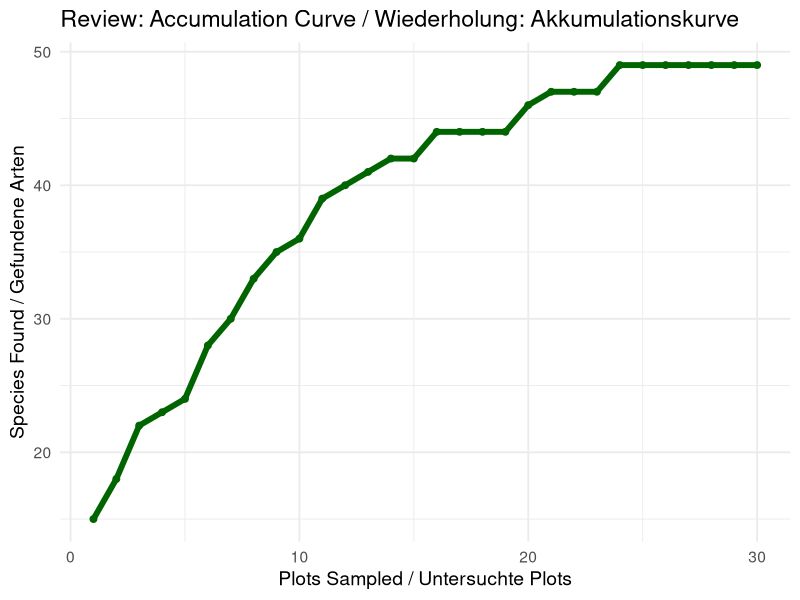
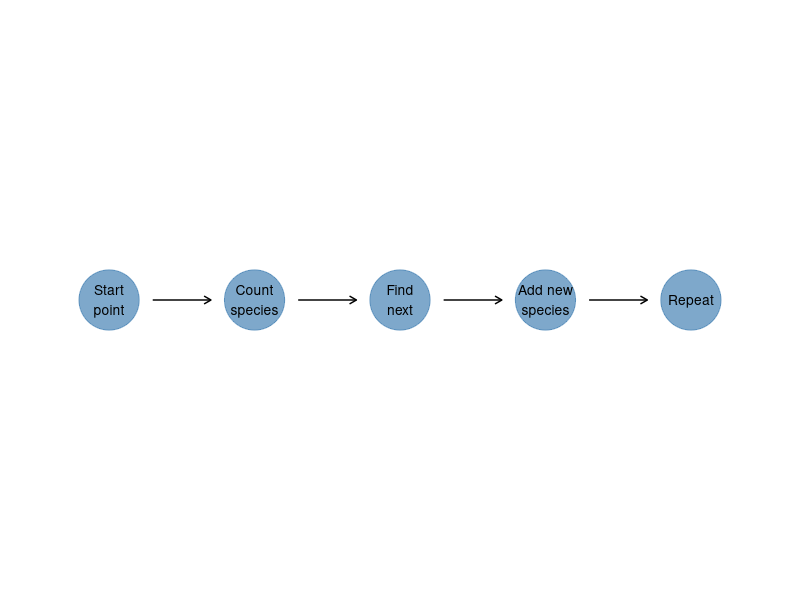
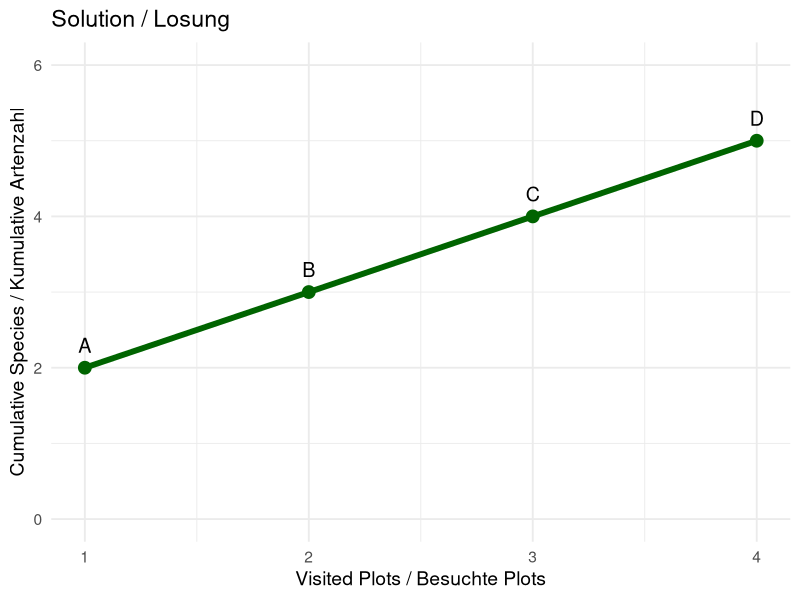
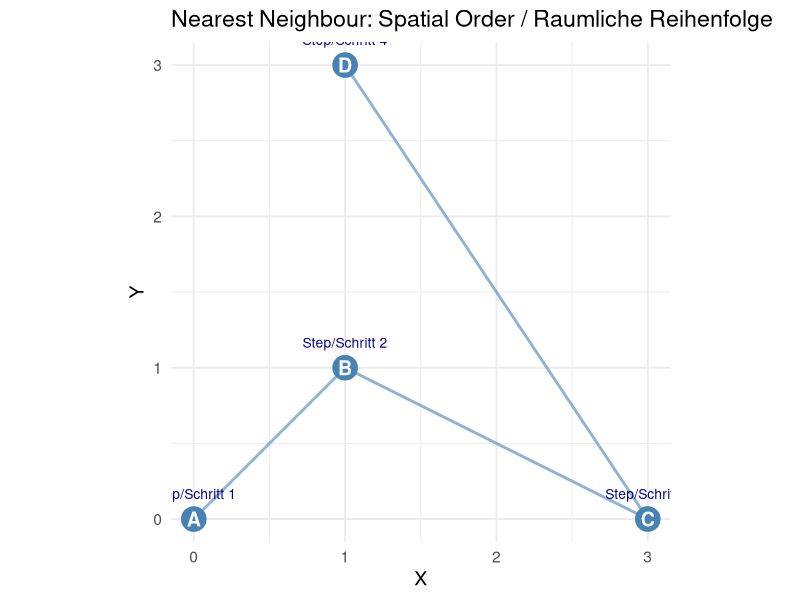
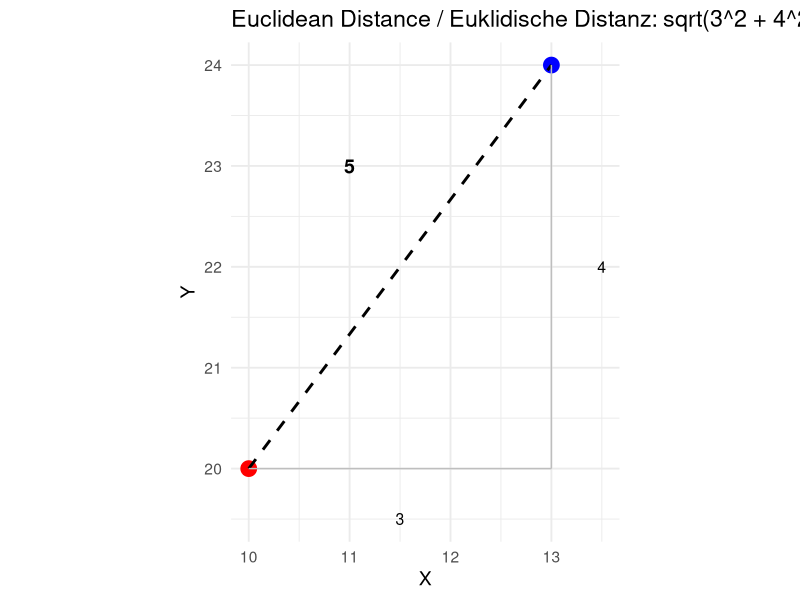
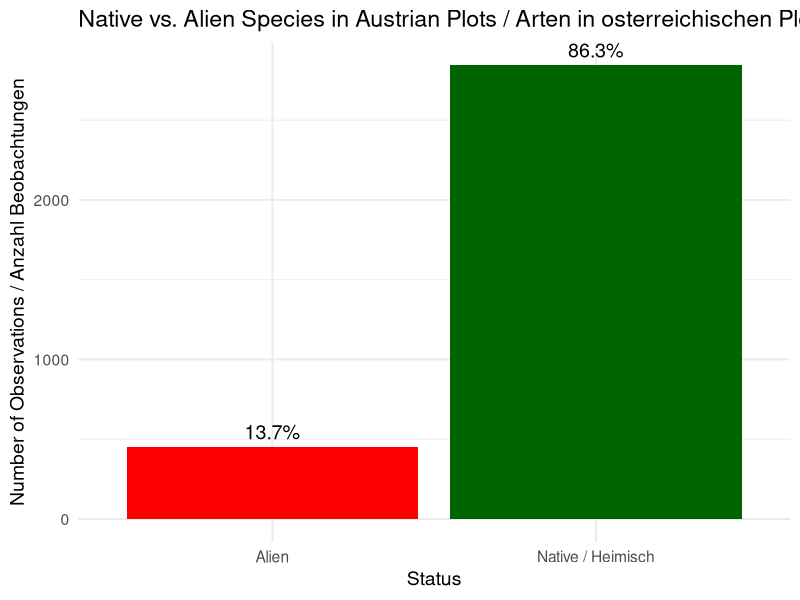
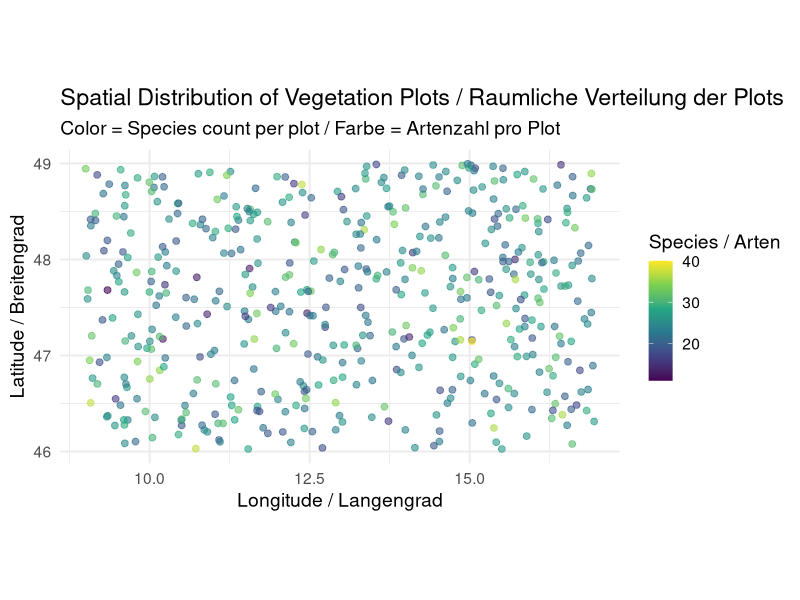
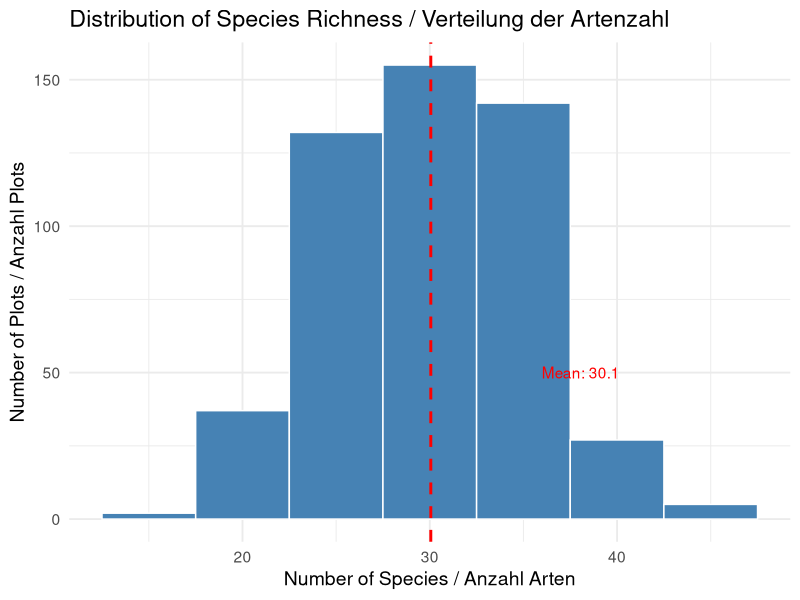

Here is the R script that generated these plots, in order:
## ---- chunk 1
knitr::opts_chunk$set(echo = FALSE, message = FALSE, warning = FALSE, fig.width = 9, fig.height = 5)
library(tidyverse)
library(knitr)
## ---- chunk 2
set.seed(123)
n_plots <- 30
species_pool <- 50

accumulation <- data.frame(plots = 1:n_plots, species = 0)
current <- 10
for(i in 1:n_plots) {
  current <- current + rbinom(1, 5, (species_pool - current) / species_pool)
  accumulation$species[i] <- current
}

ggplot(accumulation, aes(x = plots, y = species)) +
  geom_line(color = "darkgreen", linewidth = 2) +
  geom_point(color = "darkgreen", size = 2) +
  labs(title = "Review: Accumulation Curve / Wiederholung: Akkumulationskurve",
       x = "Plots Sampled / Untersuchte Plots",
       y = "Species Found / Gefundene Arten") +
  theme_minimal(base_size = 14)
## ---- chunk 3
steps <- data.frame(
  x = 1:5,
  y = 1,
  label_en = c("Start\npoint", "Count\nspecies", "Find\nnext", "Add new\nspecies", "Repeat"),
  label_de = c("Start-\npunkt", "Arten\nzahlen", "Nachsten\nPlot", "Neue Arten\naddieren", "Wieder-\nholen")
)

ggplot(steps, aes(x, y)) +
  geom_point(size = 20, color = "steelblue", alpha = 0.7) +
  geom_text(aes(label = label_en), size = 3.5) +
  geom_segment(aes(x = x + 0.3, xend = x + 0.7, y = y, yend = y),
               arrow = arrow(length = unit(0.2, "cm")),
               data = steps[1:4,]) +
  theme_void() +
  xlim(0.5, 5.5)
## ---- chunk 4
paper_solution <- data.frame(
  Plot = c("A", "B", "C", "D"),
  Reihenfolge = 1:4,
  Arten_neu = c(2, 1, 1, 1),
  Arten_kumulativ = c(2, 3, 4, 5)
)

ggplot(paper_solution, aes(x = Reihenfolge, y = Arten_kumulativ)) +
  geom_line(linewidth = 2, color = "darkgreen") +
  geom_point(size = 4, color = "darkgreen") +
  geom_text(aes(label = Plot), vjust = -1, size = 5) +
  scale_x_continuous(breaks = 1:4) +
  labs(title = "Solution / Losung",
       x = "Visited Plots / Besuchte Plots", y = "Cumulative Species / Kumulative Artenzahl") +
  theme_minimal(base_size = 14) +
  ylim(0, 6)
## ---- chunk 5
plot_coords <- data.frame(
  plot = c("A", "B", "C", "D"),
  x = c(0, 1, 3, 1),
  y = c(0, 1, 0, 3),
  order = 1:4
)

ggplot(plot_coords, aes(x, y)) +
  geom_path(arrow = arrow(length = unit(0.3, "cm")),
            linewidth = 1, color = "steelblue", alpha = 0.6) +
  geom_point(size = 8, color = "steelblue") +
  geom_text(aes(label = plot), color = "white", size = 5, fontface = "bold") +
  geom_text(aes(label = paste("Step/Schritt", order)),
            vjust = -2, size = 3.5, color = "darkblue") +
  labs(title = "Nearest Neighbour: Spatial Order / Raumliche Reihenfolge",
       x = "X", y = "Y") +
  theme_minimal(base_size = 14) +
  coord_fixed()
## ---- chunk 6
ggplot() +
  geom_point(aes(x = 10, y = 20), size = 5, color = "red") +
  geom_point(aes(x = 13, y = 24), size = 5, color = "blue") +
  geom_segment(aes(x = 10, xend = 13, y = 20, yend = 24),
               linetype = "dashed", linewidth = 1) +
  geom_segment(aes(x = 10, xend = 13, y = 20, yend = 20), color = "gray") +
  geom_segment(aes(x = 13, xend = 13, y = 20, yend = 24), color = "gray") +
  annotate("text", x = 11.5, y = 19.5, label = "3", size = 4) +
  annotate("text", x = 13.5, y = 22, label = "4", size = 4) +
  annotate("text", x = 11, y = 23, label = "5", size = 5, fontface = "bold") +
  labs(title = "Euclidean Distance / Euklidische Distanz: sqrt(3^2 + 4^2) = 5",
       x = "X", y = "Y") +
  theme_minimal(base_size = 14) +
  coord_fixed()
## ---- chunk 7
status_example <- data.frame(
  status = c("Native / Heimisch", "Alien"),
  count = c(2845, 453),
  percent = c(86.3, 13.7)
)

ggplot(status_example, aes(x = status, y = count, fill = status)) +
  geom_col() +
  geom_text(aes(label = paste0(percent, "%")), vjust = -0.5, size = 5) +
  scale_fill_manual(values = c("Native / Heimisch" = "darkgreen", "Alien" = "red")) +
  labs(title = "Native vs. Alien Species in Austrian Plots / Arten in osterreichischen Plots",
       x = "Status", y = "Number of Observations / Anzahl Beobachtungen") +
  theme_minimal(base_size = 14) +
  theme(legend.position = "none")
## ---- chunk 8
set.seed(456)
n_plots_example <- 500
plot_map <- data.frame(
  x = runif(n_plots_example, 9, 17),
  y = runif(n_plots_example, 46, 49),
  n_species = rpois(n_plots_example, 25)
)

ggplot(plot_map, aes(x, y, color = n_species)) +
  geom_point(alpha = 0.6, size = 2) +
  scale_color_viridis_c() +
  labs(title = "Spatial Distribution of Vegetation Plots / Raumliche Verteilung der Plots",
       subtitle = "Color = Species count per plot / Farbe = Artenzahl pro Plot",
       x = "Longitude / Langengrad", y = "Latitude / Breitengrad",
       color = "Species / Arten") +
  theme_minimal(base_size = 14) +
  coord_fixed(ratio = 1.5)
## ---- chunk 9
set.seed(789)
species_per_plot <- rpois(500, lambda = 25) + 5

ggplot(data.frame(n_species = species_per_plot), aes(x = n_species)) +
  geom_histogram(binwidth = 5, fill = "steelblue", color = "white") +
  geom_vline(xintercept = mean(species_per_plot),
             linetype = "dashed", color = "red", linewidth = 1) +
  annotate("text", x = mean(species_per_plot) + 8, y = 50,
           label = paste("Mean:", round(mean(species_per_plot), 1)),
           color = "red") +
  labs(title = "Distribution of Species Richness / Verteilung der Artenzahl",
       x = "Number of Species / Anzahl Arten", y = "Number of Plots / Anzahl Plots") +
  theme_minimal(base_size = 14)
## ---- chunk 10
set.seed(1)
curves_data <- data.frame()
for(seed in 1:10) {
  set.seed(seed)
  n <- 50
  curve <- data.frame(
    plots = 1:n,
    species = cumsum(c(15, pmax(0, round(10 * exp(-0.05 * 1:(n-1)) + rnorm(n-1, 0, 2))))),
    seed = paste("Start", seed)
  )
  curves_data <- rbind(curves_data, curve)
}

ggplot(curves_data, aes(x = plots, y = species, group = seed)) +
  geom_line(alpha = 0.3, color = "darkgreen") +
  stat_summary(aes(group = 1), fun = mean, geom = "line",
               color = "darkgreen", linewidth = 2) +
  labs(title = "10 Different Starting Points / Verschiedene Startpunkte",
       subtitle = "Thin lines = individual runs, thick line = mean / Dunne Linien = einzelne Laufe, dicke Linie = Mittelwert",
       x = "Plots", y = "Species / Arten") +
  theme_minimal(base_size = 14)
## ---- chunk 11
set.seed(42)
n_runs <- 50
n_plots <- 40
all_curves <- data.frame()

for (run in 1:n_runs) {
  curve <- data.frame(
    plots = 1:n_plots,
    species = cumsum(c(20, pmax(0, round(15 * exp(-0.04 * 1:(n_plots-1)) + rnorm(n_plots-1, 0, 2))))),
    run = run
  )
  all_curves <- rbind(all_curves, curve)
}

summary_data <- all_curves %>%
  group_by(plots) %>%
  summarise(
    mean_sp = mean(species),
    ci_lower = quantile(species, 0.025),
    ci_upper = quantile(species, 0.975)
  )

ggplot(summary_data, aes(x = plots)) +
  geom_ribbon(aes(ymin = ci_lower, ymax = ci_upper),
              fill = "darkgreen", alpha = 0.3) +
  geom_line(aes(y = mean_sp), color = "darkgreen", linewidth = 2) +
  labs(title = "Accumulation Curve with 95% Confidence Interval / mit 95% Konfidenzintervall",
       subtitle = "Based on 50 different starting points / Basierend auf 50 verschiedenen Startpunkten",
       x = "Plots Sampled / Untersuchte Plots",
       y = "Species Found / Gefundene Arten") +
  theme_minimal(base_size = 14)
## ---- chunk 12
set.seed(123)
n_plots <- 100

native_sim <- data.frame(
  plots = 1:n_plots,
  mean_species = cumsum(c(80, pmax(0, round(50 * exp(-0.02 * 1:(n_plots-1)) + rnorm(n_plots-1, 0, 3))))),
  status = "Native / Heimisch"
)
native_sim$ci_lower <- native_sim$mean_species - runif(n_plots, 15, 25)
native_sim$ci_upper <- native_sim$mean_species + runif(n_plots, 15, 25)

alien_sim <- data.frame(
  plots = 1:n_plots,
  mean_species = cumsum(c(20, pmax(0, round(15 * exp(-0.025 * 1:(n_plots-1)) + rnorm(n_plots-1, 0, 1.5))))),
  status = "Alien"
)
alien_sim$ci_lower <- alien_sim$mean_species - runif(n_plots, 5, 10)
alien_sim$ci_upper <- alien_sim$mean_species + runif(n_plots, 5, 10)

final_data <- rbind(native_sim, alien_sim)

ggplot(final_data, aes(x = plots, color = status, fill = status)) +
  geom_ribbon(aes(ymin = ci_lower, ymax = ci_upper),
              alpha = 0.2, color = NA) +
  geom_line(aes(y = mean_species), linewidth = 1.8) +
  scale_color_manual(values = c("Native / Heimisch" = "darkgreen", "Alien" = "red")) +
  scale_fill_manual(values = c("Native / Heimisch" = "darkgreen", "Alien" = "red")) +
  labs(
    title = "Species Accumulation in Austrian Vegetation Plots / Artenakkumulation in osterreichischen Plots",
    subtitle = "Comparison native vs. alien species (100 runs, 95% CI) / Vergleich heimisch vs. alien Arten",
    x = "Plots Sampled / Untersuchte Plots",
    y = "Cumulative Species / Kumulative Artenzahl",
    color = "Status",
    fill = "Status"
  ) +
  theme_minimal(base_size = 14) +
  theme(
    legend.position = "bottom",
    plot.title = element_text(face = "bold"),
    panel.grid.minor = element_blank()
  )
